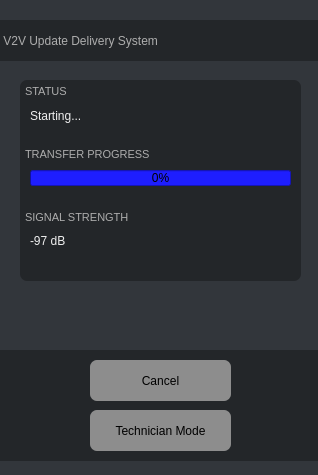
<?xml version="1.0" encoding="UTF-8"?>
<ui version="4.0">
 <class>Dialog</class>
 <widget class="QDialog" name="Dialog">
  <property name="geometry">
   <rect>
    <x>0</x>
    <y>0</y>
    <width>318</width>
    <height>475</height>
   </rect>
  </property>
  <property name="windowTitle">
   <string>Dialog</string>
  </property>
  <widget class="QWidget" name="widget" native="true">
   <property name="geometry">
    <rect>
     <x>0</x>
     <y>0</y>
     <width>320</width>
     <height>480</height>
    </rect>
   </property>
   <property name="maximumSize">
    <size>
     <width>320</width>
     <height>480</height>
    </size>
   </property>
   <property name="styleSheet">
    <string notr="true">background-color: rgb(50, 54, 59);</string>
   </property>
   <widget class="QLabel" name="label">
    <property name="geometry">
     <rect>
      <x>0</x>
      <y>20</y>
      <width>320</width>
      <height>41</height>
     </rect>
    </property>
    <property name="styleSheet">
     <string notr="true">font: 75 16pt &quot;MS Shell Dlg 2&quot;;
background-color: rgb(35, 38, 41);
color: rgb(173, 173, 173);</string>
    </property>
    <property name="text">
     <string> V2V Update Delivery System</string>
    </property>
   </widget>
   <widget class="QPushButton" name="cancelButton">
    <property name="geometry">
     <rect>
      <x>90</x>
      <y>360</y>
      <width>141</width>
      <height>41</height>
     </rect>
    </property>
    <property name="styleSheet">
     <string notr="true">border-radius:7px;
background-color: rgb(141, 141, 141);
font: 12pt &quot;MS Shell Dlg 2&quot;;</string>
    </property>
    <property name="text">
     <string>Cancel</string>
    </property>
   </widget>
   <widget class="QPushButton" name="technicianButton">
    <property name="geometry">
     <rect>
      <x>90</x>
      <y>410</y>
      <width>141</width>
      <height>41</height>
     </rect>
    </property>
    <property name="styleSheet">
     <string notr="true">border-radius:7px;
background-color: rgb(141, 141, 141);
font: 12pt &quot;MS Shell Dlg 2&quot;;</string>
    </property>
    <property name="text">
     <string>Technician Mode</string>
    </property>
   </widget>
   <widget class="QLabel" name="label_2">
    <property name="geometry">
     <rect>
      <x>20</x>
      <y>80</y>
      <width>281</width>
      <height>201</height>
     </rect>
    </property>
    <property name="font">
     <font>
      <family>MS Shell Dlg 2</family>
      <pointsize>8</pointsize>
      <weight>50</weight>
      <italic>false</italic>
      <bold>false</bold>
     </font>
    </property>
    <property name="styleSheet">
     <string notr="true">font: 8pt &quot;MS Shell Dlg 2&quot;;
background-color: rgb(35, 38, 41);
color: rgb(173, 173, 173);
border-radius:7px;</string>
    </property>
    <property name="text">
     <string>&lt;html&gt;&lt;head/&gt;&lt;body&gt;&lt;p&gt;STATUS&lt;/p&gt;&lt;p&gt;&lt;br/&gt;&lt;/p&gt;&lt;p&gt;TRANSFER PROGRESS&lt;/p&gt;&lt;p&gt;&lt;br/&gt;&lt;/p&gt;&lt;p&gt;SIGNAL STRENGTH&lt;/p&gt;&lt;/body&gt;&lt;/html&gt;</string>
    </property>
    <property name="textFormat">
     <enum>Qt::AutoText</enum>
    </property>
    <property name="scaledContents">
     <bool>false</bool>
    </property>
    <property name="alignment">
     <set>Qt::AlignLeading|Qt::AlignLeft|Qt::AlignTop</set>
    </property>
    <property name="wordWrap">
     <bool>true</bool>
    </property>
    <property name="margin">
     <number>5</number>
    </property>
    <property name="indent">
     <number>5</number>
    </property>
   </widget>
   <widget class="QLabel" name="label_3">
    <property name="geometry">
     <rect>
      <x>0</x>
      <y>350</y>
      <width>320</width>
      <height>111</height>
     </rect>
    </property>
    <property name="styleSheet">
     <string notr="true">font: 75 16pt &quot;MS Shell Dlg 2&quot;;
background-color: rgb(35, 38, 41);
color: rgb(173, 173, 173);</string>
    </property>
    <property name="text">
     <string/>
    </property>
   </widget>
   <widget class="QProgressBar" name="progressBar">
    <property name="geometry">
     <rect>
      <x>30</x>
      <y>170</y>
      <width>261</width>
      <height>16</height>
     </rect>
    </property>
    <property name="styleSheet">
     <string notr="true">background-color: rgb(30, 30, 255);</string>
    </property>
    <property name="value">
     <number>0</number>
    </property>
    <property name="alignment">
     <set>Qt::AlignLeading|Qt::AlignLeft|Qt::AlignVCenter</set>
    </property>
    <property name="textVisible">
     <bool>true</bool>
    </property>
   </widget>
   <widget class="QLabel" name="status">
    <property name="geometry">
     <rect>
      <x>30</x>
      <y>100</y>
      <width>121</width>
      <height>31</height>
     </rect>
    </property>
    <property name="styleSheet">
     <string notr="true">background-color: rgb(35, 38, 41);
color: rgb(239, 239, 239);
font: 75 12pt &quot;MS Shell Dlg 2&quot;;</string>
    </property>
    <property name="text">
     <string>Starting...</string>
    </property>
   </widget>
   <widget class="QLabel" name="signalStrength">
    <property name="geometry">
     <rect>
      <x>30</x>
      <y>230</y>
      <width>121</width>
      <height>21</height>
     </rect>
    </property>
    <property name="styleSheet">
     <string notr="true">background-color: rgb(35, 38, 41);
color: rgb(239, 239, 239);
font: 75 12pt &quot;MS Shell Dlg 2&quot;;</string>
    </property>
    <property name="text">
     <string>-97 dB</string>
    </property>
   </widget>
   <zorder>label_3</zorder>
   <zorder>label_2</zorder>
   <zorder>label</zorder>
   <zorder>cancelButton</zorder>
   <zorder>technicianButton</zorder>
   <zorder>progressBar</zorder>
   <zorder>status</zorder>
   <zorder>signalStrength</zorder>
  </widget>
 </widget>
 <resources/>
 <connections/>
</ui>
